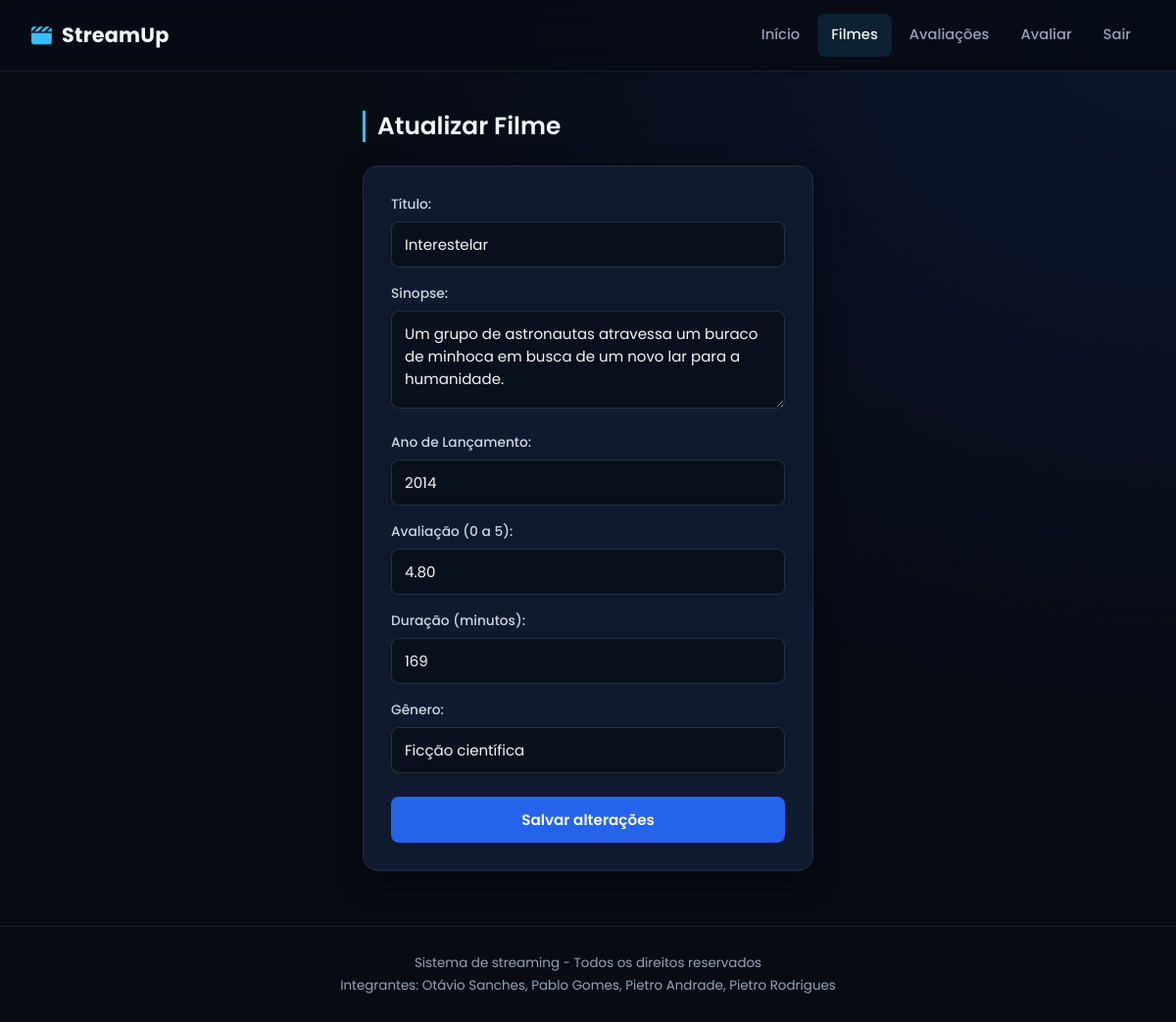
The app's page /filmes/atualizar.php?id=1 (signed in) with its own data.
### tables this page shows
CREATE TABLE `filmes` (
  `id` int(11) NOT NULL,
  `titulo` varchar(150) NOT NULL,
  `sinopse` text NOT NULL,
  `ano_lancamento` year(4) NOT NULL,
  `avaliacao` decimal(3,2) NOT NULL,
  `duracao_minutos` int(11) NOT NULL,
  `genero` varchar(50) NOT NULL
);

### filmes/validar_filme.php (called while the page is built, shortened)
<?php
function valor_campo(array $dados, string $campo): string
{
    return htmlspecialchars((string) ($dados[$campo] ?? ''));
}

### filmes/atualizar.php (the view, shortened to what this page needs)
<?php
require __DIR__ . '/../conexao.php';
require __DIR__ . '/validar_filme.php';
if (!isset($filme)) {
    $id = (int) ($_GET['id'] ?? 0);
    $stmt = mysqli_prepare($conexao, "SELECT * FROM filmes WHERE id = ?");
    mysqli_stmt_bind_param($stmt, 'i', $id);
    mysqli_stmt_execute($stmt);
    $filme = mysqli_fetch_assoc(mysqli_stmt_get_result($stmt));
}
require __DIR__ . '/../cabecalho.php'; ?>
<main>
    <h1>Atualizar Filme</h1>
    <form action="atualizar.php" method="POST">
        <label for="titulo">Título:</label>
        <input type="text" name="titulo" id="titulo" maxlength="150" value="<?php echo valor_campo($filme, 'titulo'); ?>" required><br>
        <label for="sinopse">Sinopse:</label>
        <textarea name="sinopse" id="sinopse" required><?php echo valor_campo($filme, 'sinopse'); ?></textarea><br>
        <label for="ano_lancamento">Ano de Lançamento:</label>
        <input type="number" name="ano_lancamento" id="ano_lancamento" min="1901" max="2155" value="<?php echo valor_campo($filme, 'ano_lancamento'); ?>"
            required><br>
        <label for="avaliacao">Avaliação (0 a 5):</label>
        <input type="number" name="avaliacao" id="avaliacao" step="0.01" min="0" max="5" value="<?php echo valor_campo($filme, 'avaliacao'); ?>"
            required><br>
        <label for="duracao_minutos">Duração (minutos):</label>
        <input type="number" name="duracao_minutos" id="duracao_minutos" min="1" max="999" value="<?php echo valor_campo($filme, 'duracao_minutos'); ?>" required><br>
        <label for="genero">Gênero:</label>
        <input type="text" name="genero" id="genero" maxlength="50" value="<?php echo valor_campo($filme, 'genero'); ?>" required><br>
        <button type="submit">Salvar alterações</button>
    </form>
</main>
<?php require __DIR__ . '/../rodape.php'; ?>

### css/style.css (style rules this page uses)
:root { --bg: #070b14; --bg-elevado: #0c1424; --card: #0f1a2e; --card-hover: #13213a; --input: #08101d; --borda: rgba(148, 163, 184, 0.14); --borda-forte: rgba(56, 189, 248, 0.32); --texto: #f1f5f9; --texto-suave: #cbd5e1; --texto-mudo: #94a3b8; --azul: #2563eb; --azul-claro: #1d4ed8; --ciano: #38bdf8; --amarelo: #facc15; --verde: #34d399; --vermelho: #f87171; --raio-sm: 8px; --raio: 12px; --raio-lg: 16px; --sombra: 0 10px 30px rgba(0, 0, 0, 0.45); --sombra-hover: 0 14px 36px rgba(0, 0, 0, 0.55); --transicao: 0.2s ease; }
* { box-sizing: border-box; }
body { margin: 0; min-height: 100vh; display: flex; flex-direction: column; font-family: 'Poppins', 'Segoe UI', system-ui, sans-serif; line-height: 1.6; color: var(--texto); background: radial-gradient(ellipse at top right, rgba(37, 99, 235, 0.12), transparent 50%), var(--bg); -webkit-font-smoothing: antialiased; }
h1, h2, h3, h4 { margin: 0; line-height: 1.3; }
main { flex: 1; width: 100%; max-width: 1140px; margin: 0 auto; padding: 40px 24px 56px; }
main h1, main h2 { margin-bottom: 24px; padding-left: 12px; border-left: 3px solid var(--ciano); font-size: 1.55rem; font-weight: 600; }
main:has(> form) > h1, main:has(> .excluir-box) > h1, main:has(> form) > h2, main:has(> .excluir-box) > h2 { max-width: 460px; margin-left: auto; margin-right: auto; }
main > a, .btn-novo-acao, form button { display: inline-flex; align-items: center; justify-content: center; gap: 8px; padding: 10px 20px; border: none; border-radius: var(--raio-sm); background: var(--azul); color: #ffffff; font-family: inherit; font-size: 0.92rem; font-weight: 600; text-decoration: none; cursor: pointer; transition: background-color var(--transicao), transform var(--transicao); }
.nav a, .menu-toggle, main > a, .btn-novo-acao, form button, .btn-ver-mais, .modal-acoes a, .modal-acoes button, .btn-excluir-card, .btn-cancelar-acao { min-height: 44px; }
form { width: 100%; max-width: 460px; margin: 0 auto; padding: 28px; border: 1px solid var(--borda); border-radius: var(--raio-lg); background: var(--card); box-shadow: var(--sombra); }
form label { display: block; margin: 16px 0 6px; color: var(--texto-suave); font-size: 0.86rem; font-weight: 500; }
form label:first-of-type { margin-top: 0; }
form input, form textarea, form select { width: 100%; padding: 11px 13px; border: 1px solid rgba(148, 163, 184, 0.22); border-radius: var(--raio-sm); background: var(--input); color: var(--texto); font-family: inherit; font-size: 0.94rem; transition: border-color var(--transicao), box-shadow var(--transicao); }
form textarea { min-height: 100px; resize: vertical; }
form button { width: 100%; margin-top: 24px; padding: 12px 20px; font-size: 0.95rem; }

### records on screen
filmes: titulo "Interestelar", sinopse "Um grupo de astronautas atravessa um buraco de minhoca em busca de um novo lar para a humanidade.", ano_lancamento "2014", avaliacao "4.80", duracao_minutos "169", genero "Ficção científica"
